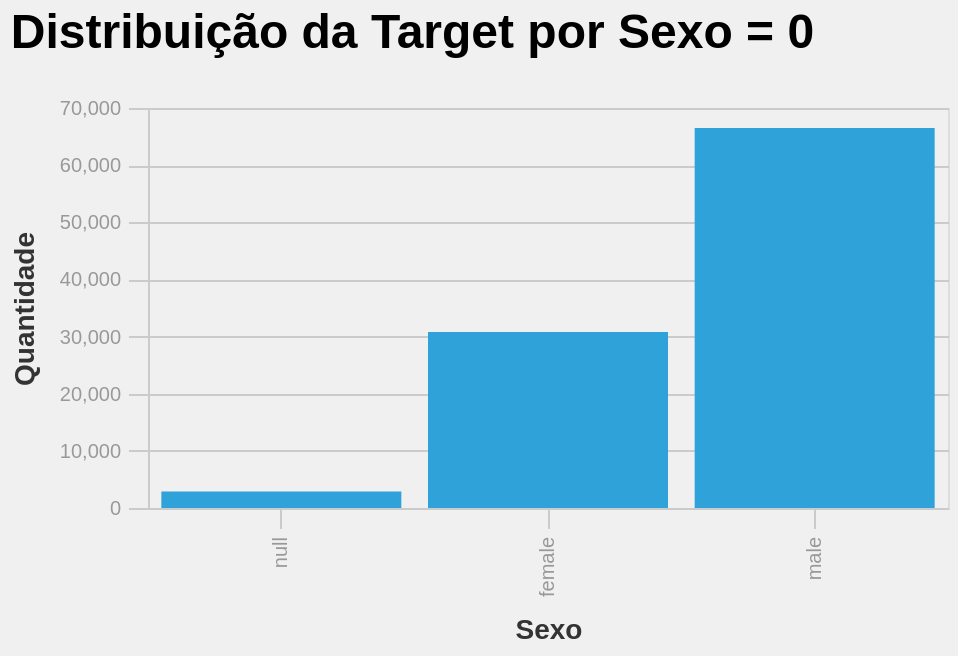
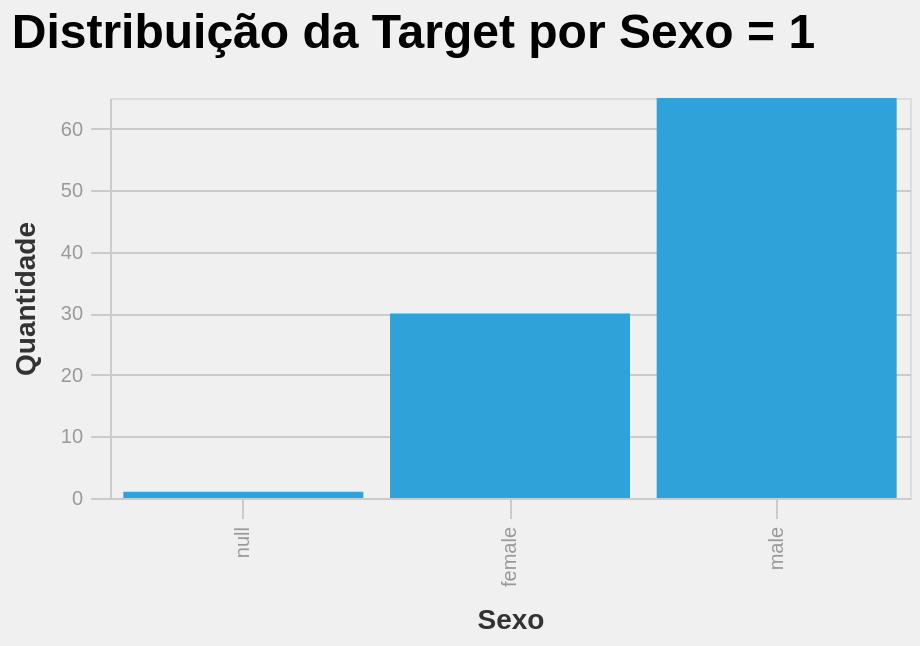

The cell these charts' notebook holds for them, in order:
### Markdown cell above
### 2.3.1.Variável 'Sex'

### Code cell
# visualizacao da variavel de sexo x target
for t in [0, 1]:
    df_aux = mdt_sample.filter(pl.col('target') == t)
    graf = (
        alt.Chart(df_aux)
        .mark_bar()
        .encode(
            x=alt.X("sex", title="Sexo"),
            y=alt.Y("count()", title="Quantidade"),
        )
        .properties(width=400, height=200, title=f"Distribuição da Target por Sexo = {t}")
    )
    graf.show()

### Figure 1 — Vega specification as saved in the notebook (floating-point values rounded to 4 significant figures)
{"$schema": "https://vega.github.io/schema/vega/v6.json", "data": [{"name": "source_0", "values": [{"__count": 30802, "sex": "female"}, {"__count": 66495, "sex": "male"}, {"__count": 2871, "sex": null}]}, {"name": "source_0_x_domain_sex", "values": [{"sex": "female"}, {"sex": "male"}, {"sex": null}]}, {"name": "source_0_y_domain___count", "values": [{"min": 2871, "max": 66495}]}], "marks": [{"type": "rect", "name": "marks", "from": {"data": "source_0"}, "encode": {"update": {"width": {"signal": "max(0.25, bandwidth('x'))"}, "y": {"field": "__count", "scale": "y"}, "y2": {"value": 0, "scale": "y"}, "fill": {"value": "#30a2da"}, "x": {"field": "sex", "scale": "x"}}}, "style": ["bar"]}], "scales": [{"name": "x", "type": "band", "domain": {"data": "source_0_x_domain_sex", "field": "sex", "sort": true}, "range": [0, {"signal": "width"}], "paddingInner": 0.1, "paddingOuter": 0.05}, {"name": "y", "type": "linear", "domain": [{"signal": "(data(\"source_0_y_domain___count\")[0] || {}).min"}, {"signal": "(data(\"source_0_y_domain___count\")[0] || {}).max"}], "range": [{"signal": "height"}, 0], "zero": true, "nice": true}], "axes": [{"scale": "y", "gridScale": "x", "aria": false, "orient": "left", "maxExtent": 0, "ticks": false, "domain": false, "labels": false, "zindex": 0, "grid": true, "tickCount": {"signal": "ceil(height/40)"}, "minExtent": 0}, {"scale": "x", "orient": "bottom", "labelBaseline": "middle", "labelAlign": "right", "zindex": 0, "grid": false, "labelAngle": 270, "title": "Sexo"}, {"scale": "y", "labelOverlap": true, "orient": "left", "title": "Quantidade", "tickCount": {"signal": "ceil(height/40)"}, "zindex": 0, "grid": false}], "title": {"text": "Distribuição da Target por Sexo = 0", "offset": 20, "anchor": "start"}, "usermeta": {"embedOptions": {"theme": "fivethirtyeight"}}, "background": "#f0f0f0", "padding": 5, "height": 200, "style": "cell", "width": 400, "config": {"group": {"fill": "#f0f0f0"}, "path": {"stroke": "#30a2da", "strokeWidth": 0.5}, "range": {"category": ["#30a2da", "#fc4f30", "#e5ae38", "#6d904f", "#8b8b8b", "#b96db8", "#ff9e27", "#56cc60", "#52d2ca", "#52689e", "#545454", "#9fe4f8"], "diverging": ["#cc0020", "#e77866", "#f6e7e1", "#d6e8ed", "#91bfd9", "#1d78b5"], "heatmap": ["#d6e8ed", "#cee0e5", "#91bfd9", "#549cc6", "#1d78b5"]}, "shape": {"stroke": "#30a2da"}, "axis": {"domainColor": "#cbcbcb", "grid": true, "gridColor": "#cbcbcb", "gridWidth": 1, "labelColor": "#999", "labelFontSize": 10, "titleColor": "#333", "tickColor": "#cbcbcb", "tickSize": 10, "titleFontSize": 14, "titlePadding": 10, "labelPadding": 4}, "axisBand": {"grid": false}, "legend": {"labelColor": "#333", "labelFontSize": 11, "padding": 1, "symbolSize": 30, "symbolType": "square", "titleColor": "#333", "titleFontSize": 14, "titlePadding": 10}, "style": {"arc": {"fill": "#30a2da"}, "area": {"fill": "#30a2da"}, "bar": {"fill": "#30a2da", "stroke": null}, "line": {"stroke": "#30a2da", "strokeWidth": 2}, "point": {"shape": "circle"}, "rect": {"fill": "#30a2da"}, "group-title": {"fontSize": 24, "fontWeight": 600}}}}

### Figure 2 — Vega specification as saved in the notebook (floating-point values rounded to 4 significant figures)
{"$schema": "https://vega.github.io/schema/vega/v6.json", "data": [{"name": "source_0", "values": [{"__count": 30, "sex": "female"}, {"__count": 65, "sex": "male"}, {"__count": 1, "sex": null}]}, {"name": "source_0_x_domain_sex", "values": [{"sex": "female"}, {"sex": "male"}, {"sex": null}]}, {"name": "source_0_y_domain___count", "values": [{"min": 1, "max": 65}]}], "marks": [{"type": "rect", "name": "marks", "from": {"data": "source_0"}, "encode": {"update": {"width": {"signal": "max(0.25, bandwidth('x'))"}, "x": {"field": "sex", "scale": "x"}, "fill": {"value": "#30a2da"}, "y": {"field": "__count", "scale": "y"}, "y2": {"value": 0, "scale": "y"}}}, "style": ["bar"]}], "scales": [{"name": "x", "type": "band", "domain": {"data": "source_0_x_domain_sex", "field": "sex", "sort": true}, "range": [0, {"signal": "width"}], "paddingInner": 0.1, "paddingOuter": 0.05}, {"name": "y", "type": "linear", "domain": [{"signal": "(data(\"source_0_y_domain___count\")[0] || {}).min"}, {"signal": "(data(\"source_0_y_domain___count\")[0] || {}).max"}], "range": [{"signal": "height"}, 0], "zero": true, "nice": true}], "axes": [{"scale": "y", "maxExtent": 0, "gridScale": "x", "orient": "left", "labels": false, "zindex": 0, "grid": true, "minExtent": 0, "aria": false, "domain": false, "ticks": false, "tickCount": {"signal": "ceil(height/40)"}}, {"scale": "x", "orient": "bottom", "labelAlign": "right", "labelBaseline": "middle", "labelAngle": 270, "grid": false, "zindex": 0, "title": "Sexo"}, {"scale": "y", "zindex": 0, "orient": "left", "tickCount": {"signal": "ceil(height/40)"}, "title": "Quantidade", "grid": false, "labelOverlap": true}], "title": {"text": "Distribuição da Target por Sexo = 1", "offset": 20, "anchor": "start"}, "usermeta": {"embedOptions": {"theme": "fivethirtyeight"}}, "style": "cell", "padding": 5, "width": 400, "background": "#f0f0f0", "config": {"group": {"fill": "#f0f0f0"}, "path": {"stroke": "#30a2da", "strokeWidth": 0.5}, "range": {"category": ["#30a2da", "#fc4f30", "#e5ae38", "#6d904f", "#8b8b8b", "#b96db8", "#ff9e27", "#56cc60", "#52d2ca", "#52689e", "#545454", "#9fe4f8"], "diverging": ["#cc0020", "#e77866", "#f6e7e1", "#d6e8ed", "#91bfd9", "#1d78b5"], "heatmap": ["#d6e8ed", "#cee0e5", "#91bfd9", "#549cc6", "#1d78b5"]}, "shape": {"stroke": "#30a2da"}, "axis": {"domainColor": "#cbcbcb", "grid": true, "gridColor": "#cbcbcb", "gridWidth": 1, "labelColor": "#999", "labelFontSize": 10, "titleColor": "#333", "tickColor": "#cbcbcb", "tickSize": 10, "titleFontSize": 14, "titlePadding": 10, "labelPadding": 4}, "axisBand": {"grid": false}, "legend": {"labelColor": "#333", "labelFontSize": 11, "padding": 1, "symbolSize": 30, "symbolType": "square", "titleColor": "#333", "titleFontSize": 14, "titlePadding": 10}, "style": {"arc": {"fill": "#30a2da"}, "area": {"fill": "#30a2da"}, "bar": {"fill": "#30a2da", "stroke": null}, "line": {"stroke": "#30a2da", "strokeWidth": 2}, "point": {"shape": "circle"}, "rect": {"fill": "#30a2da"}, "group-title": {"fontSize": 24, "fontWeight": 600}}}, "height": 200}
